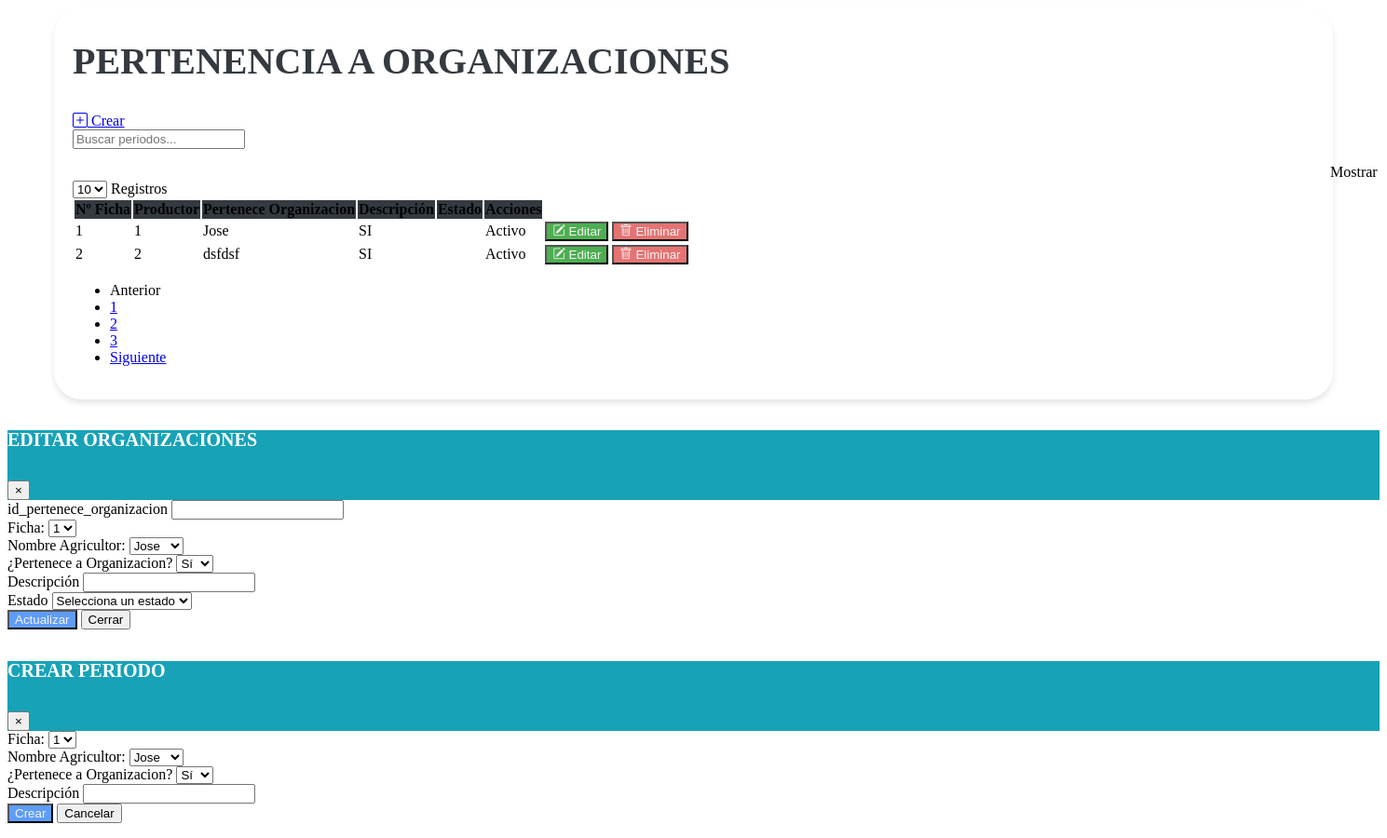
/vistas/Mantenimiento_Base_Organizaciones_Productor.php, run on an earlier commit of the app's database.
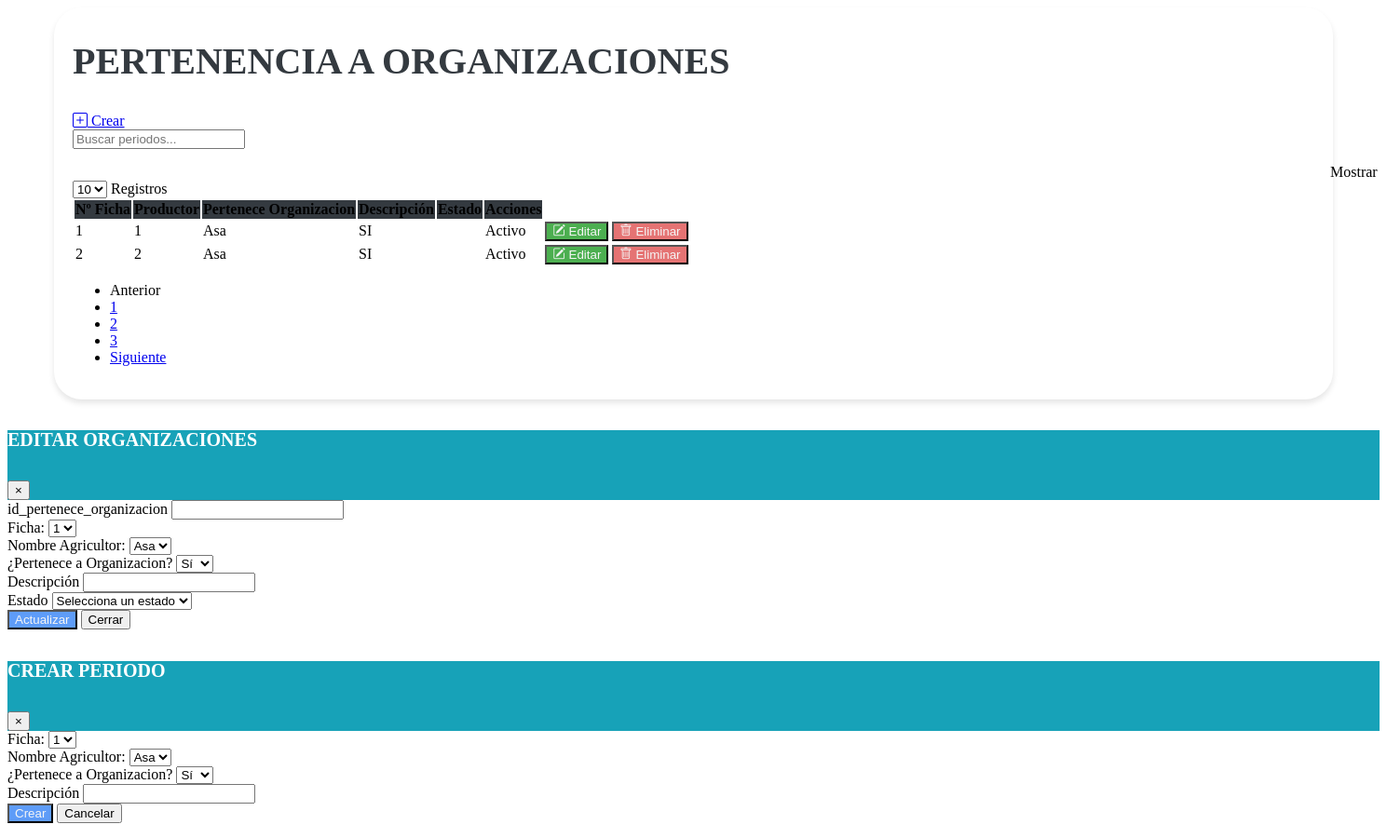
And on a later commit of the database.
### tables this page shows
CREATE TABLE IF NOT EXISTS `tbl_base_organizacion` (
  `id_pertenece_organizacion` bigint(20) NOT NULL AUTO_INCREMENT,
  `id_ficha` bigint(20) NOT NULL,
  `id_productor` bigint(20) DEFAULT NULL,
  `pertenece_a_organizacion` enum('S','N') DEFAULT NULL,
  `descripcion` text DEFAULT NULL,
  `creado_por` varchar(50) DEFAULT NULL,
  `fecha_creacion` timestamp NULL DEFAULT current_timestamp(),
  `modificado_por` varchar(50) DEFAULT NULL,
  `fecha_modificacion` timestamp NULL DEFAULT current_timestamp() ON UPDATE current_timestamp(),
  `estado` enum('A','I') DEFAULT 'A',
  PRIMARY KEY (`id_pertenece_organizacion`),
  KEY `fk_id_productor_base_organizacion` (`id_productor`),
  KEY `fk_id_ficha_base_organizacion` (`id_ficha`)
);

CREATE TABLE IF NOT EXISTS `tbl_productor` (
  `id_ficha` varchar(50) DEFAULT NULL,
  `id_productor` bigint(20) NOT NULL AUTO_INCREMENT,
  `primer_nombre` varchar(255) DEFAULT NULL,
  `segundo_nombre` varchar(255) DEFAULT NULL,
  `primer_apellido` varchar(255) DEFAULT NULL,
  `segundo_apellido` varchar(255) DEFAULT NULL,
  `identificacion` bigint(20) DEFAULT NULL,
  `fecha_nacimiento` date DEFAULT NULL,
  `genero` varchar(10) DEFAULT NULL,
  `estado_civil` varchar(20) DEFAULT NULL,
  `nivel_escolaridad` varchar(50) DEFAULT NULL,
  `ultimo_grado_escolar_aprobado` varchar(50) DEFAULT NULL,
  `telefono_1` int(11) DEFAULT NULL,
  `telefono_2` int(11) DEFAULT NULL,
  `telefono_3` int(11) DEFAULT NULL,
  `email_1` varchar(255) DEFAULT NULL,
  `email_2` varchar(255) DEFAULT NULL,
  `email_3` varchar(255) DEFAULT NULL,
  `descripcion` text DEFAULT NULL,
  `creado_por` varchar(25) DEFAULT NULL,
  `fecha_creacion` timestamp NOT NULL DEFAULT current_timestamp() ON UPDATE current_timestamp(),
  `modificado_por` varchar(25) DEFAULT NULL,
  `fecha_modificacion` timestamp NOT NULL DEFAULT current_timestamp(),
  `estado` enum('A','I') DEFAULT NULL,
  PRIMARY KEY (`id_productor`) USING BTREE
);

CREATE TABLE IF NOT EXISTS `fichas` (
  `id_ficha` bigint(20) NOT NULL DEFAULT 0,
  `fecha_solicitud` date DEFAULT NULL,
  `anio_solicitud` int(11) DEFAULT NULL,
  `descripcion` varchar(255) DEFAULT NULL,
  `creado_por` varchar(50) DEFAULT NULL,
  `fecha_creacion` timestamp NOT NULL DEFAULT current_timestamp(),
  `modificado_por` varchar(50) DEFAULT NULL,
  `fecha_modificacion` timestamp NOT NULL DEFAULT current_timestamp() ON UPDATE current_timestamp(),
  `estado` enum('A','I') DEFAULT NULL,
  `fecha_entrevista` date DEFAULT NULL,
  `nombre_encuentrador` varchar(50) DEFAULT NULL,
  `firma_productor` varchar(100) DEFAULT NULL,
  `nombre_encuestador` varchar(50) DEFAULT NULL,
  `firma_encuestador` varchar(100) DEFAULT NULL,
  `nombre_supervisor` varchar(50) DEFAULT NULL,
  `firma_supervisor` varchar(100) DEFAULT NULL,
  PRIMARY KEY (`id_ficha`)
);

### vistas/Mantenimiento_Base_Organizaciones_Productor.php (the view, shortened to what the changed rows need)
<link href="https://cdn.jsdelivr.net/npm/bootstrap-icons@1.10.0/font/bootstrap-icons.css" rel="stylesheet">
<link rel="stylesheet" href="assets/css/estilos.css">
<div class="containertable">
    <div class="d-flex justify-content-between align-items-end mb-4">
        <div>
            <h1 class="poppins-font mb-2">PERTENENCIA A ORGANIZACIONES</h1>
            <br>
        </div>
    </div>
    <div class="table-responsive">
        <table class="table table-hover">
            <thead class="table-dark text-center" style="background-color: #343A40;">
                <tr>
                    <th scope="col">Nº Ficha</th>
                    <th scope="col">Productor</th>
                    <th scope="col">Pertenece Organizacion</th>
                    <th scope="col">Descripción</th>
                    <th scope="col">Estado</th>
                    <th scope="col">Acciones</th>
                </tr>
            </thead>
            <tbody class="text-center">
                <?php
                include "../php/conexion_be.php";
                $sql = $conexion->query("SELECT
                BO.*,
                F.id_ficha,
                P.primer_nombre
            FROM
            tbl_base_organizacion BO
            INNER JOIN fichas F ON BO.Id_Ficha = F.id_ficha
            INNER JOIN tbl_productor P ON BO.Id_Productor = P.id_productor;
            ");
                while ($datos = $sql->fetch_object()) { ?>
                    <tr>
                        <td><?= $datos->id_pertenece_organizacion ?></td>
                        <td><?= $datos->id_ficha ?></td>
                        <td><?= $datos->primer_nombre ?></td>
                        <td><?php
                            if ($datos->pertenece_a_organizacion == "S") {
                                echo '<span class="badge bg-success">SI</span>';
                            } else {
                                echo '<span class="badge bg-danger">NO</span>';
                            }
                            ?>
                        </td>
                        <td><?= $datos->descripcion ?></td>
                        <td><?php
                            if ($datos->estado == "A") {
                                echo '<span class="badge bg-success">Activo</span>';
                            } else {
                                echo '<span class="badge bg-danger">Inactivo</span>';
                            }
                            ?></td>
                        <td>
                            <button type="button" class="btn btn-editar" data-toggle="modal" data-target="#modalEditar" onclick="abrirModalEditar
                            ('<?= $datos->id_pertenece_organizacion ?>', '<?= $datos->id_ficha ?>', '<?= $datos->id_productor ?>', '<?= $datos->pertenece_a_organizacion ?>', '<?= $datos->descripcion ?>', '<?= $datos->estado ?>')">
                                <i class="bi bi-pencil-square"></i>
                                Editar
                            </button>
                            <form id="deleteForm" method="POST" action="modelos/eliminar_pertenece_organizacion.php" style="display: inline;">
                                <button type="submit" class="btn btn-eliminar">
                                    <i class="bi bi-trash"></i>
                                    Eliminar
                                </button>
                            </form>
                        </td>
                    </tr>
                <?php }
                ?>
            </tbody>
        </table>
    </div>
</div>
<div class="modal fade" id="modalEditar" tabindex="-1" role="dialog" aria-labelledby="exampleModalLabel" aria-hidden="true">
    <div class="modal-dialog" role="document">
        <div class="modal-content">
            <div class="modal-body">
                <form id="formularioEditar" method="POST" action="#">
                    <div class="row">
                        <div class="col">
                            <div class="form-group">
                                <label for="id_productor">Nombre Agricultor:</label>
                                <select class="form-control" id="id_productor" name="id_productor" readonly>
                                    <?php
                                    include '../php/conexion_be.php';
                                    $sql = "SELECT id_productor , primer_nombre FROM tbl_productor";
                                    $result = mysqli_query($conexion, $sql);
                                    if (mysqli_num_rows($result) > 0) {
                                        while ($row = mysqli_fetch_assoc($result)) {
                                            echo '<option value="' . $row["id_productor"] . '">' . $row["primer_nombre"] . '</option>';
                                        }
                                    } else {
                                        echo '<option value="">No hay aldeas disponibles</option>';
                                    }
                                    ?>
                                </select>
                            </div>
                        </div>
                    </div>
                </form>
            </div>
        </div>
    </div>
</div>
<div class="modal fade" id="modalForm" tabindex="-1" role="dialog" aria-labelledby="exampleModalLabel" aria-hidden="true">
    <div class="modal-dialog">
        <div class="modal-content" role="document">
            <div class="modal-body">
                <form action="modelos/agregar_pertenece_organizacion.php" method="POST">
                    <div class="row">
                        <div class="col">
                            <div class="form-group">
                                <label for="id_productor">Nombre Agricultor:</label>
                                <select class="form-control" id="id_productor" name="id_productor" required>
                                    <?php
                                    include '../php/conexion_be.php';
                                    $sql = "SELECT id_productor , primer_nombre FROM tbl_productor";
                                    $result = mysqli_query($conexion, $sql);
                                    if (mysqli_num_rows($result) > 0) {
                                        while ($row = mysqli_fetch_assoc($result)) {
                                            echo '<option value="' . $row["id_productor"] . '">' . $row["primer_nombre"] . '</option>';
                                        }
                                    } else {
                                        echo '<option value="">No hay aldeas disponibles</option>';
                                    }
                                    ?>
                                </select>
                            </div>
                        </div>
                    </div>
                </form>
            </div>
        </div>
    </div>
</div>

What changed in the data, as far as the page shows it:
changed tbl_base_organizacion id 1: id_productor.primer_nombre "Jose" → "Asa"
changed tbl_base_organizacion id 2: id_productor.primer_nombre "dsfdsf" → "Asa"
Also different on the page:
form field id_productor: "Jose" → "Asa"
